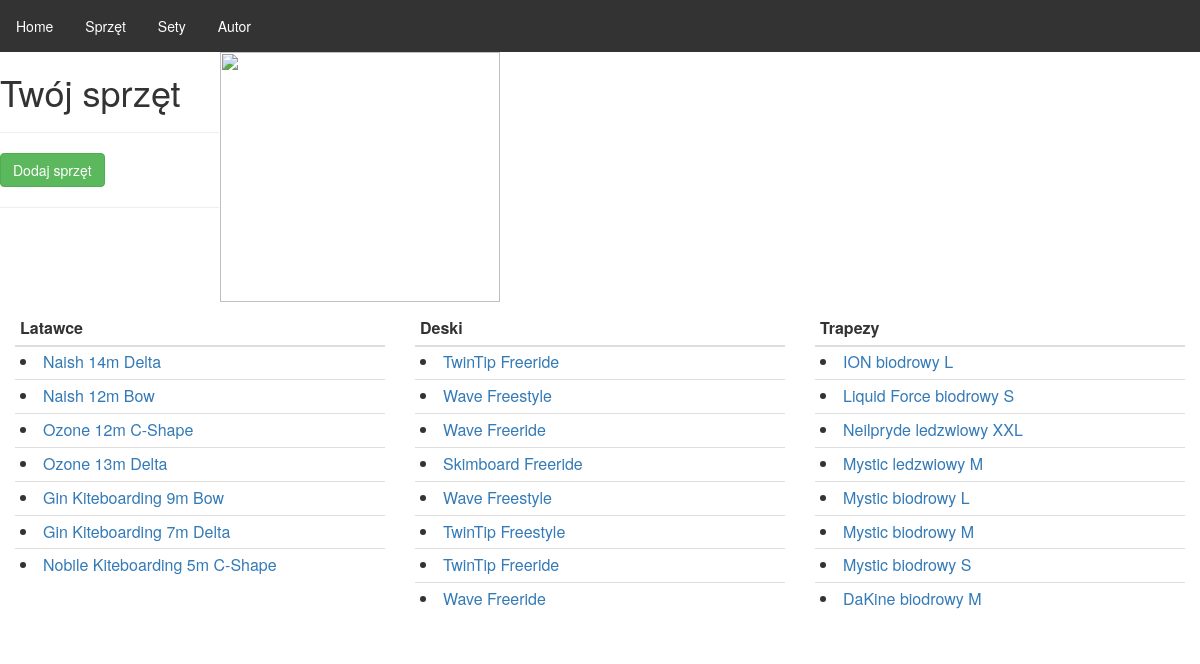
The app's page /sprzet_list/ with its own data.
### sprzet/models.py (models this page shows)
class Latawiec(models.Model):
    roz1='5m'
    roz2='6m'
    roz3='7m'
    roz4='7m'
    roz5='8m'
    roz6='9m'
    roz7='10m'
    roz8='10m'
    roz9='11m'
    roz10='12m'
    roz11='13m'
    roz12='14m'
    roz13='15m'
    roz14='16m'
    roz15='17m'
    roz16='18m'
    roz17='21m'
    typy = (
        ('C-Shape', 'C-Shape'),
        ('Delta', 'Delta'),
        ('Bow', 'Bow'),
    )
    rozmiary = (
        (roz1, '5m'),
        (roz2, '6m'),
        (roz3, '7m'),
        (roz4, '7.5m'),
        (roz5, '8m'),
        (roz6, '9m'),
        (roz7, '10m'),
        (roz8, '10.5m'),
        (roz9, '11m'),
        (roz10, '12m'),
        (roz11, '13m'),
        (roz12, '14m'),
        (roz13, '15m'),
        (roz14, '16m'),
        (roz15, '17m'),
        (roz16, '18m'),
        (roz17, '21m')
    )
    producenci = (
        ('Nobile Kiteboarding', 'Nobile Kiteboarding'),
        ('Gin Kiteboarding', 'Gin Kiteboarding'),
        ('Ozone', 'Ozone'),
        ('Slingshot', 'Slingshot'),
        ('Weinmann', 'Weinmann'),
        ('Naish', 'Naish'),
        ('Airush', 'Airush'),
    )
    typ = models.CharField(max_length=50, choices=typy)
    rozmiar = models.CharField(max_length=39, choices=rozmiary)
    producent = models.CharField(max_length=80, choices=producenci)
    def __str__(self):
        return self.producent + ' ' + str(self.rozmiar)+ ' ' + self.typ
    def identyfikuj(self):
        return self.__class__.__name__

class Deska(models.Model):
    typ_deski = (
        ('TwinTip', 'Twintip'),
        ('Wave', 'Wave'),
        ('Skimboard', 'Skim'),
    )
    styl_deski = (
        ('Freeride', 'Freeride'),
        ('Freestyle', 'Freestyle'),
    )
    rozmiary = (
        ('mala', 'mala'),
        ('srednia', 'srednia'),
        ('duza', 'duza'),
    )
    typ = models.CharField(max_length=50, choices=typ_deski)
    styl = models.CharField(max_length=50, choices=styl_deski)
    rozmiar = models.CharField(max_length=100, choices=rozmiary)
    def __str__(self):
        return self.typ + ' ' + self.styl
    def identyfikuj(self):
        return self.__class__.__name__

class Trapez(models.Model):
    rozmiary = (
        ('S', 'S'),
        ('M', 'M'),
        ('L', 'L'),
        ('XL', 'XL'),
        ('XXL', 'XXL'),
    )
    rodzaje = (
        ('biodrowy', 'biodrowy'),
        ('ledzwiowy', 'ledzwiowy'),
    )
    producenci = (
        ('ION', 'ION'),
        ('Mystic', 'Mystic'),
        ('Manera', 'Manera'),
        ('DaKine', 'Dakine'),
        ('Liquid Force', 'Liquid Force'),
        ('Neilpryde', 'Neilpryde'),
        ('Severne', 'Severne'),
    )
    rozmiar = models.CharField(max_length=4, choices=rozmiary)
    rodzaj = models.CharField(max_length=30, choices=rodzaje)
    producent = models.CharField(max_length=30, choices=producenci)
    def __str__(self):
        return self.producent + ' ' + self.rodzaj
    def identyfikuj(self):
        return self.__class__.__name__

### sprzet/views.py (the view)
# urls.py: url(r'^sprzet_list/$', views.sprzet_list, name='sprzet_list'),
def sprzet_list(request):
    latawce = Latawiec.objects.all()
    deski = Deska.objects.all()
    trapezy = Trapez.objects.all()
    context = {
        'latawiec': latawce,
        'deska': deski,
        'trapez': trapezy,
    }
    return render(request, 'sprzet/sprzet_list.html', context)

### sprzet/templates/sprzet/sprzet_list.html (shortened to what this page needs)
{% extends 'sprzet/header.html' %}
{% block content %}
<img src="http://imageshack.com/a/img924/2708/fIy8ue.jpg" style="width:280px;height:250px;">
<h1>Twój sprzęt</h1>
<hr/>
<a title="Dodaj sprzęt" href="{% url 'dodaj_latawiec' %}">
    <button type="button" class="btn btn-success">Dodaj sprzęt</button>
</a><hr/>
<br><br><br>
<div class="container-fluid">
	<div class="row">
		<div class="col-md-4">
			<table class="table table-condensed table-hover">
				<thead>
					<tr>
						<th>
							Latawce
						</th>
						</tr>
				</thead>
				<tbody>
					<tr class="success">
							{% if latawiec %}
                            {% for kite in latawiec %}
                            <tr>
                            <td>
                            <li><a title="sprzet_detail" href="{% url 'sprzet_detail' kite.identyfikuj kite.pk %} ">{{ kite }}</a></li>
                            {% endfor %}
                            {% else %}
                                <tr>
                                <td>
                            <p style="color:gray;">Nie dodałeś jeszcze żadnych latawców</p>
                        </td>
                    </tr>
                            {% endif %}
                            </td>
					</tr>
					</tbody>
			</table>
		</div>
		<div class="col-md-4">
			<table class="table table-hover table-condensed">
				<thead>
					    <tr>
						<th>
						Deski
						</th>
					    </tr>
				</thead>
				<tbody>
					<tr class="success">
						{% if deska %}
                        {% for deski in deska %}
                        <tr>
                        <td>
                        <li><a title="sprzet_detail" href="{% url 'sprzet_detail' deski.identyfikuj deski.pk %} ">{{ deski }}</a></li>
                        {% endfor %}
                        {% else %}
                             <tr>
                                <td>
                            <p style="color:gray;">Nie dodałeś jeszcze żadnych desek</p>
                                </td>
                        </tr>
                        {% endif %}
                        </td>
					</tr>
				</tbody>
			</table>
		</div>
		<div class="col-md-4">
			<table class="table table-condensed">
				<thead>
					<tr>
						<th>
							Trapezy
						</th>
					</tr>
				</thead>
				<tbody>
					<tr>
                        {% if trapez %}
                        {% for trap in trapez %}
                        <tr>
                        <td>
                        <li><a title="sprzet_detail" href="{% url 'sprzet_detail' trap.identyfikuj trap.pk %} ">{{ trap }} {{trap.rozmiar}}</a></li>
                        {% endfor %}
                        {% else %}
                             <tr>
                                <td>
                            <p style="color:gray;">Nie dodałeś jeszcze żadnych trapezów</p>
                                </td>
                    </tr>
                        {% endif %}
                        </td>
					</tr>
				</tbody>
			</table>
		</div>
	</div>
</div>
{% endblock %}

### sprzet/templates/sprzet/header.html (shortened to what this page needs)
{% load staticfiles %}
<html>
<head>
  <link rel="stylesheet" href=" {% static 'css/bootstrap.min.css' %}" />
<ul style="list-style-type: none; margin: 0; padding: 0; overflow: hidden; background-color: #333333;">
  <li><a style="float: left; display: block;
    color: white;
    text-align: center;
    padding: 16px;
    text-decoration: none;" href="{% url 'index' %}">Home</a></li>
  <li><a style="float: left; display: block;
    color: white;
    text-align: center;
    padding: 16px;
    text-decoration: none;" href="{% url 'sprzet_list' %}">Sprzęt</a></li>
  <li><a style="float: left; display: block;
    color: white;
    text-align: center;
    padding: 16px;
    text-decoration: none;" href="{% url 'set_list' %}">Sety</a></li>
  <li><a style="float: left; display: block;
    color: white;
    text-align: center;
    padding: 16px;
    text-decoration: none;" href="{% url 'about' %}">Autor</a></li>
</ul>
</head>
<body>
{%block content %}
{% endblock %}
</body>
</html>

### sprzet/templates/sprzet/sprzet_list.html (style rules this page uses)
img { float:right; margin: 0 700 10px 1px; }

### records on screen
Latawiec: producent+rozmiar+typ "Naish 14m Delta"
Latawiec: producent+rozmiar+typ "Naish 12m Bow"
Latawiec: producent+rozmiar+typ "Ozone 12m C-Shape"
Latawiec: producent+rozmiar+typ "Ozone 13m Delta"
Latawiec: producent+rozmiar+typ "Gin Kiteboarding 9m Bow"
Latawiec: producent+rozmiar+typ "Gin Kiteboarding 7m Delta"
Latawiec: producent+rozmiar+typ "Nobile Kiteboarding 5m C-Shape"
Deska: typ+styl "TwinTip Freeride"
Deska: typ+styl "Wave Freestyle"
Deska: typ+styl "Wave Freeride"
Deska: typ+styl "Skimboard Freeride"
Deska: typ+styl "Wave Freestyle"
Deska: typ+styl "TwinTip Freestyle"
Deska: typ+styl "TwinTip Freeride"
Deska: typ+styl "Wave Freeride"
Trapez: producent+rodzaj "ION biodrowy", rozmiar "L"
Trapez: producent+rodzaj "Liquid Force biodrowy", rozmiar "S"
Trapez: producent+rodzaj "Neilpryde ledzwiowy", rozmiar "XXL"
Trapez: producent+rodzaj "Mystic ledzwiowy", rozmiar "M"
Trapez: producent+rodzaj "Mystic biodrowy", rozmiar "L"
Trapez: producent+rodzaj "Mystic biodrowy", rozmiar "M"
Trapez: producent+rodzaj "Mystic biodrowy", rozmiar "S"
Trapez: producent+rodzaj "DaKine biodrowy", rozmiar "M"
